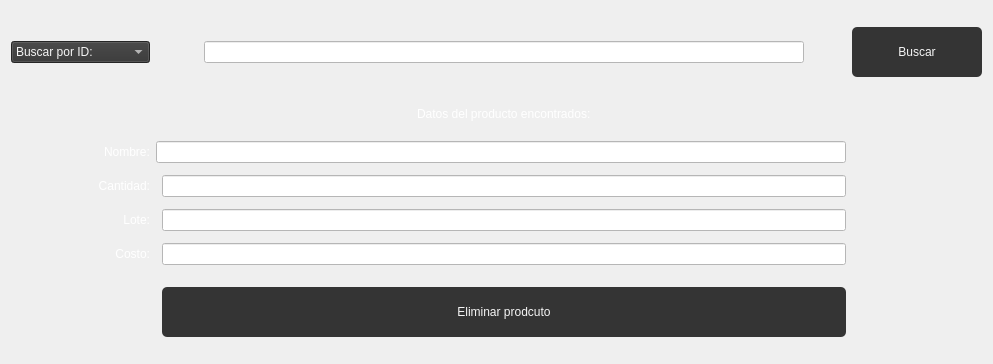
                              <widget class="QWidget" name="scrollAreaWidgetContents_16">
                               <property name="geometry">
                                <rect>
                                 <x>0</x>
                                 <y>0</y>
                                 <width>993</width>
                                 <height>364</height>
                                </rect>
                               </property>
                               <layout class="QGridLayout" name="gridLayout_43">
                                <item row="9" column="0">
                                 <widget class="QLabel" name="label_172">
                                  <property name="styleSheet">
                                   <string notr="true">font: 63 22pt &quot;Bahnschrift SemiBold SemiConden&quot;;
color: rgb(255, 255, 255);</string>
                                  </property>
                                  <property name="text">
                                   <string>Costo:</string>
                                  </property>
                                  <property name="alignment">
                                   <set>Qt::AlignRight|Qt::AlignTrailing|Qt::AlignVCenter</set>
                                  </property>
                                 </widget>
                                </item>
                                <item row="7" column="0">
                                 <widget class="QLabel" name="label_168">
                                  <property name="styleSheet">
                                   <string notr="true">font: 63 22pt &quot;Bahnschrift SemiBold SemiConden&quot;;
color: rgb(255, 255, 255);</string>
                                  </property>
                                  <property name="text">
                                   <string>Cantidad:</string>
                                  </property>
                                  <property name="alignment">
                                   <set>Qt::AlignRight|Qt::AlignTrailing|Qt::AlignVCenter</set>
                                  </property>
                                 </widget>
                                </item>
                                <item row="8" column="0">
                                 <widget class="QLabel" name="label_169">
                                  <property name="styleSheet">
                                   <string notr="true">font: 63 22pt &quot;Bahnschrift SemiBold SemiConden&quot;;
color: rgb(255, 255, 255);</string>
                                  </property>
                                  <property name="text">
                                   <string>Lote:</string>
                                  </property>
                                  <property name="alignment">
                                   <set>Qt::AlignRight|Qt::AlignTrailing|Qt::AlignVCenter</set>
                                  </property>
                                 </widget>
                                </item>
                                <item row="11" column="0" alignment="Qt::AlignRight">
                                 <widget class="QLabel" name="label_176">
                                  <property name="styleSheet">
                                   <string notr="true">font: 63 22pt &quot;Bahnschrift SemiBold SemiConden&quot;;
color: rgb(255, 255, 255);</string>
                                  </property>
                                  <property name="text">
                                   <string/>
                                  </property>
                                 </widget>
                                </item>
                                <item row="2" column="3" alignment="Qt::AlignHCenter">
                                 <widget class="QLabel" name="label_178">
                                  <property name="minimumSize">
                                   <size>
                                    <width>0</width>
                                    <height>0</height>
                                   </size>
                                  </property>
                                  <property name="maximumSize">
                                   <size>
                                    <width>16777215</width>
                                    <height>30</height>
                                   </size>
                                  </property>
                                  <property name="styleSheet">
                                   <string notr="true">font: 63 22pt &quot;Bahnschrift SemiBold SemiConden&quot;;
color: rgb(255, 255, 255);</string>
                                  </property>
                                  <property name="text">
                                   <string>Datos del producto encontrados:</string>
                                  </property>
                                 </widget>
                                </item>
                                <item row="6" column="0" alignment="Qt::AlignRight|Qt::AlignVCenter">
                                 <widget class="QLabel" name="label_174">
                                  <property name="styleSheet">
                                   <string notr="true">font: 63 22pt &quot;Bahnschrift SemiBold SemiConden&quot;;
color: rgb(255, 255, 255);</string>
                                  </property>
                                  <property name="text">
                                   <string>Nombre:</string>
                                  </property>
                                 </widget>
                                </item>
                                <item row="1" column="4" alignment="Qt::AlignLeft">
                                 <widget class="QPushButton" name="BuscarBotonEliminar_5">
                                  <property name="minimumSize">
                                   <size>
                                    <width>130</width>
                                    <height>70</height>
                                   </size>
                                  </property>
                                  <property name="cursor">
                                   <cursorShape>PointingHandCursor</cursorShape>
                                  </property>
                                  <property name="styleSheet">
                                   <string notr="true">QPushButton{
	background-color: #343434;
	font: 87 14pt &quot;Arial Black&quot;;
	color: whitesmoke;
	border-radius: 5px;
	border: .5px solid #e6b31e;
	margin: 10 px;
	right-margin: 10px;
}

QPushButton:hover{
	background-color: #e6b31e;
	font: 87 14pt &quot;Arial Black&quot;;
	color: whitesmoke;
	border-radius: 5px;
	border: 1.5px solid #343434;
	margin: 10 px;
	right-margin: 10px;
}

</string>
                                  </property>
                                  <property name="text">
                                   <string>Buscar</string>
                                  </property>
                                 </widget>
                                </item>
                                <item row="1" column="3" alignment="Qt::AlignHCenter">
                                 <widget class="QLineEdit" name="ID_BuscarEliminarPaciente_5">
                                  <property name="minimumSize">
                                   <size>
                                    <width>600</width>
                                    <height>0</height>
                                   </size>
                                  </property>
                                  <property name="styleSheet">
                                   <string notr="true">font: 63 20pt &quot;Bahnschrift SemiBold SemiConden&quot;;
background-color: rgb(255, 255, 255);
</string>
                                  </property>
                                 </widget>
                                </item>
                                <item row="1" column="0" alignment="Qt::AlignRight|Qt::AlignVCenter">
                                 <widget class="QComboBox" name="BuscarRegistradosCombobox_14">
                                  <property name="contextMenuPolicy">
                                   <enum>Qt::DefaultContextMenu</enum>
                                  </property>
                                  <property name="styleSheet">
                                   <string notr="true">font: 63 20pt &quot;Bahnschrift SemiBold SemiConden&quot;;
border: .5px solid #e6b31e;
background-color: rgb(52, 52, 52);
color: whitesmoke;</string>
                                  </property>
                                  <item>
                                   <property name="text">
                                    <string>Buscar por ID:</string>
                                   </property>
                                  </item>
                                  <item>
                                   <property name="text">
                                    <string>Buscar por Nombre:</string>
                                   </property>
                                  </item>
                                 </widget>
                                </item>
                                <item row="7" column="3">
                                 <widget class="QLineEdit" name="lineEdit_32">
                                  <property name="styleSheet">
                                   <string notr="true">font: 63 20pt &quot;Bahnschrift SemiBold SemiConden&quot;;
background-color: rgb(255, 255, 255);
</string>
                                  </property>
                                 </widget>
                                </item>
                                <item row="8" column="3">
                                 <widget class="QLineEdit" name="lineEdit_33">
                                  <property name="styleSheet">
                                   <string notr="true">font: 63 20pt &quot;Bahnschrift SemiBold SemiConden&quot;;
background-color: rgb(255, 255, 255);
</string>
                                  </property>
                                 </widget>
                                </item>
                                <item row="9" column="3">
                                 <widget class="QLineEdit" name="lineEdit_34">
                                  <property name="styleSheet">
                                   <string notr="true">font: 63 20pt &quot;Bahnschrift SemiBold SemiConden&quot;;
background-color: rgb(255, 255, 255);
</string>
                                  </property>
                                 </widget>
                                </item>
                                <item row="6" column="2" colspan="2">
                                 <widget class="QLineEdit" name="Eliminar_NombrePaciente_4">
                                  <property name="minimumSize">
                                   <size>
                                    <width>600</width>
                                    <height>0</height>
                                   </size>
                                  </property>
                                  <property name="styleSheet">
                                   <string notr="true">font: 63 20pt &quot;Bahnschrift SemiBold SemiConden&quot;;
background-color: rgb(255, 255, 255);
</string>
                                  </property>
                                 </widget>
                                </item>
                                <item row="11" column="3">
                                 <widget class="QPushButton" name="EliminarPacienteBoton_5">
                                  <property name="minimumSize">
                                   <size>
                                    <width>130</width>
                                    <height>70</height>
                                   </size>
                                  </property>
                                  <property name="cursor">
                                   <cursorShape>PointingHandCursor</cursorShape>
                                  </property>
                                  <property name="styleSheet">
                                   <string notr="true">QPushButton{
	background-color: #343434;
	font: 87 14pt &quot;Arial Black&quot;;
	color: whitesmoke;
	border-radius: 5px;
	border: .5px solid #e6b31e;
	margin: 10 px;
	right-margin: 10px;
}

QPushButton:hover{
	background-color: #e6b31e;
	font: 87 14pt &quot;Arial Black&quot;;
	color: whitesmoke;
	border-radius: 5px;
	border: 1.5px solid #343434;
	margin: 10 px;
	right-margin: 10px;
}

</string>
                                  </property>
                                  <property name="text">
                                   <string>Eliminar prodcuto</string>
                                  </property>
                                 </widget>
                                </item>
                               </layout>
                              </widget>
